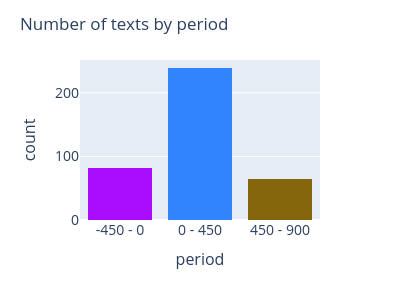

The notebook cell saved with this chart:
### Code cell
prettyprint = True

fig = px.histogram(metadata_df_subset,
                   x="period", y="file",
                   histfunc='count',
             #barmode="group",
                   category_orders={"period":period_labels[:len(period_labels)-1]},
             color="period", color_discrete_map=periods2colors)
fig.update_layout(title="Number of texts by period",barmode='stack', showlegend=False)
if prettyprint:
    fig.update_xaxes(title_font=dict(size=16), tickfont=dict(size=14))
    fig.update_yaxes(title_font=dict(size=16), tickfont=dict(size=14))
    fig.update_layout(showlegend=False, width=400, height=300)
fig.show()

### Figure 1 — Plotly figure (JSON) as saved in the notebook; plotly's stock layout.template omitted (floating-point values rounded to 4 significant figures; data arrays with more than 128 entries replaced by an {"elided": "..."} marker saying what was removed)
{"data": [{"alignmentgroup": "True", "bingroup": "x", "histfunc": "count", "hovertemplate": "period=%{x}<br>count=%{y}<extra></extra>", "legendgroup": "-450 - 0", "marker": {"color": "#AA0DFE", "pattern": {"shape": ""}}, "name": "-450 - 0", "offsetgroup": "-450 - 0", "orientation": "v", "showlegend": true, "type": "histogram", "x": ["-450 - 0", "-450 - 0", "-450 - 0", "-450 - 0", "-450 - 0", "-450 - 0", "-450 - 0", "-450 - 0", "-450 - 0", "-450 - 0", "-450 - 0", "-450 - 0", "-450 - 0", "-450 - 0", "-450 - 0", "-450 - 0", "-450 - 0", "-450 - 0", "-450 - 0", "-450 - 0", "-450 - 0", "-450 - 0", "-450 - 0", "-450 - 0", "-450 - 0", "-450 - 0", "-450 - 0", "-450 - 0", "-450 - 0", "-450 - 0", "-450 - 0", "-450 - 0", "-450 - 0", "-450 - 0", "-450 - 0", "-450 - 0", "-450 - 0", "-450 - 0", "-450 - 0", "-450 - 0", "-450 - 0", "-450 - 0", "-450 - 0", "-450 - 0", "-450 - 0", "-450 - 0", "-450 - 0", "-450 - 0", "-450 - 0", "-450 - 0", "-450 - 0", "-450 - 0", "-450 - 0", "-450 - 0", "-450 - 0", "-450 - 0", "-450 - 0", "-450 - 0", "-450 - 0", "-450 - 0", "-450 - 0", "-450 - 0", "-450 - 0", "-450 - 0", "-450 - 0", "-450 - 0", "-450 - 0", "-450 - 0", "-450 - 0", "-450 - 0", "-450 - 0", "-450 - 0", "-450 - 0", "-450 - 0", "-450 - 0", "-450 - 0", "-450 - 0", "-450 - 0", "-450 - 0", "-450 - 0", "-450 - 0"], "xaxis": "x", "y": ["lat_-009_IT-LAT0537.txt", "lat_-0049_IT-LAT0029.txt", "lat_-0045_IT-LAT0047.txt", "lat_-0049_IT-LAT0056.txt", "lat_0000_IT-LAT0075.txt", "lat_-0080_IT-LAT0093.txt", "lat_-0079_IT-LAT0094.txt", "lat_-0061_IT-LAT0095.txt", "lat_-0051_IT-LAT0096.txt", "lat_-0043_IT-LAT0097.txt", "lat_-0043_IT-LAT0098.txt", "lat_-0043_IT-LAT0101.txt", "lat_0000_IT-LAT0102.txt", "lat_-0049_IT-LAT0108.txt", "lat_-002_IT-LAT0119.txt", "lat_-0075_IT-LAT0122.txt", "lat_-0065_IT-LAT0124.txt", "lat_-0062_IT-LAT0125.txt", "lat_-0062_IT-LAT0126.txt", "lat_0000_IT-LAT0127.txt", "lat_-0058_IT-LAT0128.txt", "lat_-0055_IT-LAT0133.txt", "lat_-0055_IT-LAT0134.txt", "lat_-0055_IT-LAT0135.txt", "lat_-0053_IT-LAT0136.txt", "lat_-0054_IT-LAT0137.txt", "lat_-0045_IT-LAT0138.txt", "lat_-0045_IT-LAT0139.txt", "lat_-0044_IT-LAT0140.txt", "lat_-001_IT-LAT0142.txt", "lat_-0043_IT-LAT0155.txt", "lat_-0045_IT-LAT0922.txt", "lat_-0045_IT-LAT0922_1.txt", "lat_-0045_IT-LAT0922_2.txt", "lat_-0045_IT-LAT0922_3.txt", "lat_0000_IT-LAT0181.txt", "lat_-0045_IT-LAT0922_4.txt", "lat_-0045_IT-LAT0922_5.txt", "lat_-0045_IT-LAT0922_6.txt", "lat_-0045_IT-LAT0922_7.txt", "lat_-0045_IT-LAT0922_8.txt", "lat_-0045_IT-LAT0922_9.txt", "lat_-0045_IT-LAT0217.txt", "lat_-0059_IT-LAT0218.txt", "lat_-0045_IT-LAT0922_10.txt", "lat_-0055_IT-LAT0220.txt", "lat_-0084_IT-LAT0221.txt", "lat_-0045_IT-LAT0922_11.txt", "lat_-0045_IT-LAT0922_12.txt", "lat_-0045_IT-LAT0922_13.txt", "lat_-0199_IT-LAT0236.txt", "lat_-0089_IT-LAT0240.txt", "lat_-0049_IT-LAT0241.txt", "lat_-0049_IT-LAT0242.txt", "lat_-0047_IT-LAT0254.txt", "lat_-0044_IT-LAT0255.txt", "lat_-0051_IT-LAT0257.txt", "lat_-0049_IT-LAT0272.txt", "lat_-0049_IT-LAT0284.txt", "lat_-0450_IT-LAT0285.txt", "lat_-0045_IT-LAT0922_14.txt", "lat_-0045_IT-LAT0922_15.txt", "lat_-0044_IT-LAT0320.txt", "lat_-0091_IT-LAT0370.txt", "lat_-0149_IT-LAT0372.txt", "lat_-0049_IT-LAT0377.txt", "lat_-0199_IT-LAT0380.txt", "lat_-0079_IT-LAT0384.txt", "lat_-0049_IT-LAT0393.txt", "lat_-0199_IT-LAT0405.txt", "lat_-0051_IT-LAT0535.txt", "lat_-0049_IT-LAT0849.txt", "lat_-0045_IT-LAT0922_16.txt", "lat_-0185_IT-LAT0952.txt", "lat_-0044_IT-LAT0955.txt", "lat_-0044_IT-LAT0956.txt", "lat_-0149_IT-LAT0988.txt", "lat_-0107_IT-LAT0992.txt", "lat_-0037_IT-LAT0996.txt", "lat_-0037_IT-LAT0997.txt", "lat_-0229_IT-LAT1006.txt"], "yaxis": "y"}, {"alignmentgroup": "True", "bingroup": "x", "histfunc": "count", "hovertemplate": "period=%{x}<br>count=%{y}<extra></extra>", "legendgroup": "0 - 450", "marker": {"color": "#3283FE", "pattern": {"shape": ""}}, "name": "0 - 450", "offsetgroup": "0 - 450", "orientation": "v", "showlegend": true, "type": "histogram", "x": {"elided": "239 str values"}, "xaxis": "x", "y": {"elided": "239 str values"}, "yaxis": "y"}, {"alignmentgroup": "True", "bingroup": "x", "histfunc": "count", "hovertemplate": "period=%{x}<br>count=%{y}<extra></extra>", "legendgroup": "450 - 900", "marker": {"color": "#85660D", "pattern": {"shape": ""}}, "name": "450 - 900", "offsetgroup": "450 - 900", "orientation": "v", "showlegend": true, "type": "histogram", "x": ["450 - 900", "450 - 900", "450 - 900", "450 - 900", "450 - 900", "450 - 900", "450 - 900", "450 - 900", "450 - 900", "450 - 900", "450 - 900", "450 - 900", "450 - 900", "450 - 900", "450 - 900", "450 - 900", "450 - 900", "450 - 900", "450 - 900", "450 - 900", "450 - 900", "450 - 900", "450 - 900", "450 - 900", "450 - 900", "450 - 900", "450 - 900", "450 - 900", "450 - 900", "450 - 900", "450 - 900", "450 - 900", "450 - 900", "450 - 900", "450 - 900", "450 - 900", "450 - 900", "450 - 900", "450 - 900", "450 - 900", "450 - 900", "450 - 900", "450 - 900", "450 - 900", "450 - 900", "450 - 900", "450 - 900", "450 - 900", "450 - 900", "450 - 900", "450 - 900", "450 - 900", "450 - 900", "450 - 900", "450 - 900", "450 - 900", "450 - 900", "450 - 900", "450 - 900", "450 - 900", "450 - 900", "450 - 900", "450 - 900", "450 - 900", "450 - 900"], "xaxis": "x", "y": ["lat_0524_IT-LAT0011.txt", "lat_0800_IT-LAT0911.txt", "lat_0800_IT-LAT0911_1.txt", "lat_0800_IT-LAT0911_2.txt", "lat_0800_IT-LAT0911_3.txt", "lat_0800_IT-LAT0911_4.txt", "lat_0800_IT-LAT0911_5.txt", "lat_0800_IT-LAT0911_6.txt", "lat_0550_IT-LAT0196.txt", "lat_0562_IT-LAT0243.txt", "lat_0540_IT-LAT0250.txt", "lat_0535_IT-LAT0251.txt", "lat_0535_IT-LAT0252.txt", "lat_0550_IT-LAT0990.txt", "lat_0792_IT-LAT0338.txt", "lat_0759_IT-LAT0357.txt", "lat_0759_IT-LAT0358.txt", "lat_0818_IT-LAT0386.txt", "lat_0550_IT-LAT0990_1.txt", "lat_0550_IT-LAT0990_2.txt", "lat_0550_IT-LAT0990_3.txt", "lat_0550_IT-LAT0990_4.txt", "lat_0550_IT-LAT0990_5.txt", "lat_0550_IT-LAT0990_6.txt", "lat_0704_IT-LAT0419.txt", "lat_0704_IT-LAT0420.txt", "lat_0704_IT-LAT0421.txt", "lat_0704_IT-LAT0422.txt", "lat_0721_IT-LAT0423.txt", "lat_0550_IT-LAT0429.txt", "lat_0550_IT-LAT0431.txt", "lat_0550_IT-LAT0433.txt", "lat_0550_IT-LAT0435.txt", "lat_0550_IT-LAT0990_7.txt", "lat_0550_IT-LAT0990_8.txt", "lat_0850_IT-LAT0459.txt", "lat_0800_IT-LAT0461.txt", "lat_0562_IT-LAT0482.txt", "lat_0775_IT-LAT0486.txt", "lat_0838_IT-LAT0494.txt", "lat_0833_IT-LAT0500.txt", "lat_0550_IT-LAT0739.txt", "lat_0850_IT-LAT0773.txt", "lat_0871_IT-LAT0782.txt", "lat_0550_IT-LAT0783.txt", "lat_0650_IT-LAT0785.txt", "lat_0550_IT-LAT0791.txt", "lat_0850_IT-LAT0792.txt", "lat_0650_IT-LAT0848.txt", "lat_0531_IT-LAT0867.txt", "lat_0550_IT-LAT0875.txt", "lat_0841_IT-LAT0888.txt", "lat_0550_IT-LAT0906.txt", "lat_0770_IT-LAT0907.txt", "lat_0598_IT-LAT0908.txt", "lat_0598_IT-LAT0909.txt", "lat_0800_IT-LAT0911_7.txt", "lat_0502_IT-LAT0917.txt", "lat_0850_IT-LAT0920.txt", "lat_0731_IT-LAT0921.txt", "lat_0833_IT-LAT0936.txt", "lat_0598_IT-LAT0957.txt", "lat_0550_IT-LAT0987.txt", "lat_0550_IT-LAT0990_9.txt", "lat_0533_IT-LAT0202.txt"], "yaxis": "y"}], "layout": {"barmode": "stack", "height": 300, "legend": {"title": {"text": "period"}, "tracegroupgap": 0}, "margin": {"t": 60}, "showlegend": false, "title": {"text": "Number of texts by period"}, "width": 400, "xaxis": {"anchor": "y", "autorange": true, "categoryarray": ["-450 - 0", "0 - 450", "450 - 900"], "categoryorder": "array", "domain": [0, 1], "range": [-0.5, 2.5], "tickfont": {"size": 14}, "title": {"font": {"size": 16}, "text": "period"}, "type": "category"}, "yaxis": {"anchor": "x", "autorange": true, "domain": [0, 1], "range": [0, 251.6], "tickfont": {"size": 14}, "title": {"font": {"size": 16}, "text": "count"}, "type": "linear"}}}
